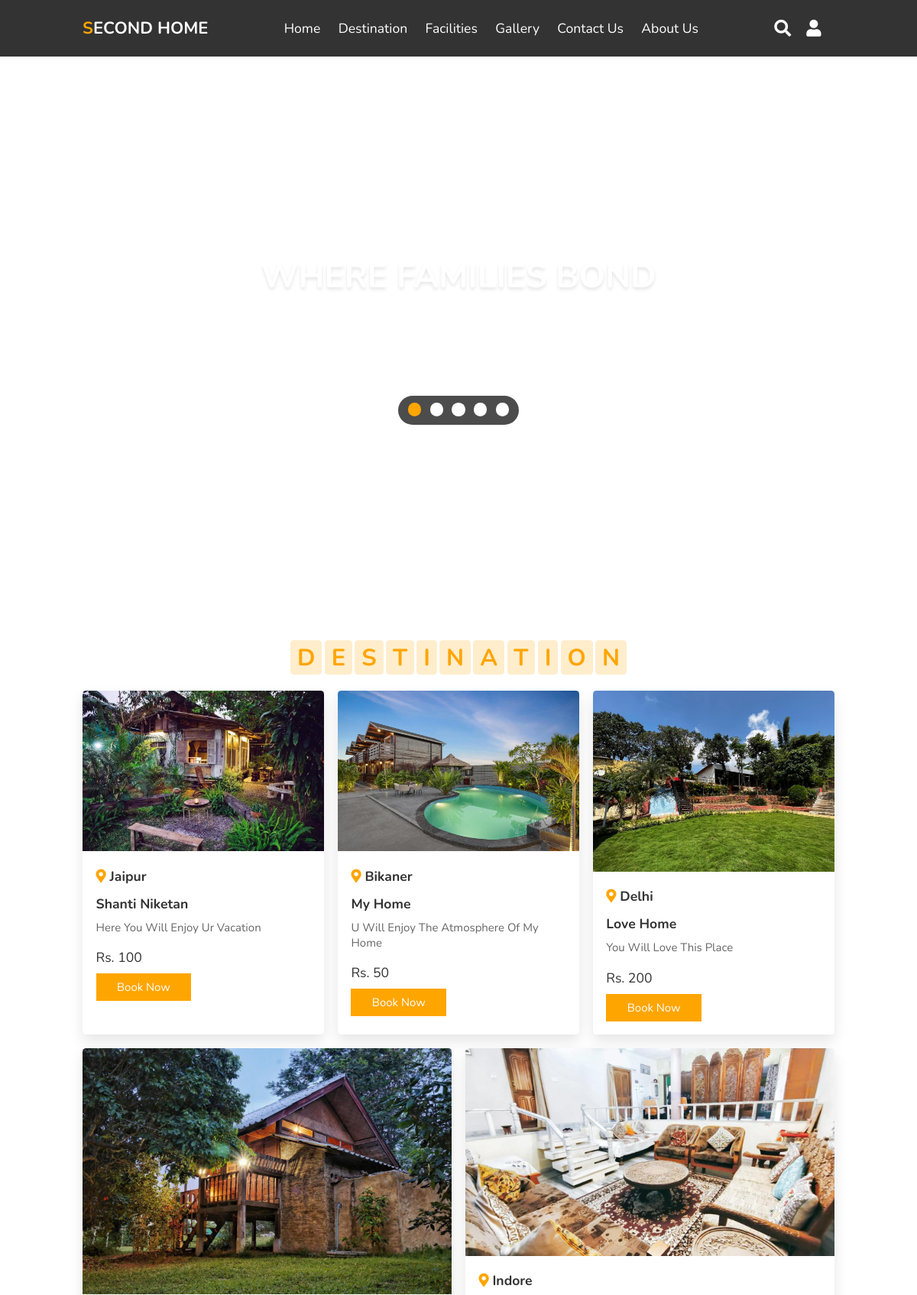
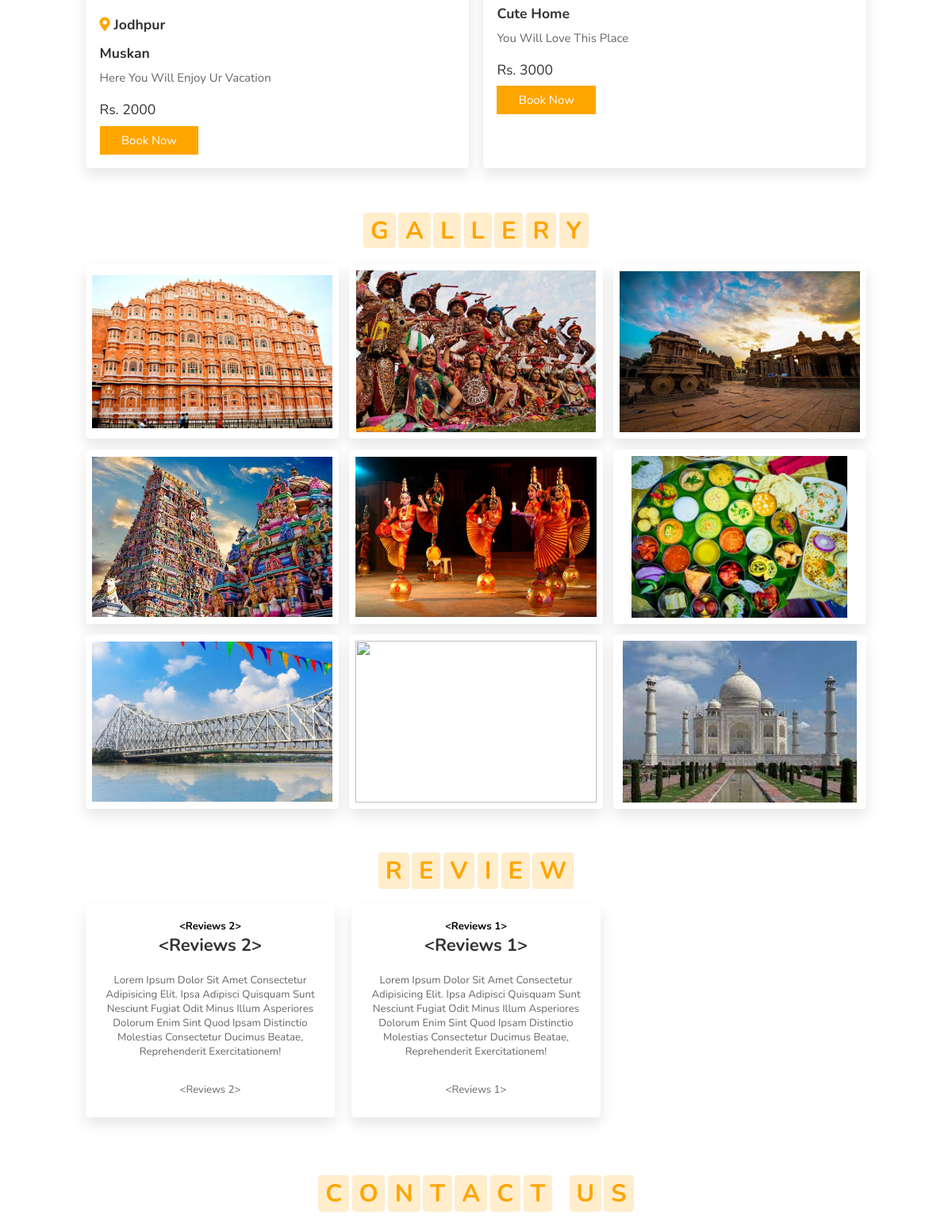
/Pet_Friendly (upper part), run on the app's committed database (2 pictures, top to bottom).
### models.py (models this page shows)
class Listroom(db.Model):
    id = db.Column(db.Integer, primary_key=True)
    email = db.Column(db.String(150))
    phone_no= db.Column(db.Integer)
    city = db.Column(db.String(150))
    host_name = db.Column(db.String(150))
    homestay_name = db.Column(db.String(150))
    address = db.Column(db.String(150))
    description= db.Column(db.String(150))
    no_of_room = db.Column(db.Integer)
    Parking = db.Column(db.Boolean)
    Internet = db.Column(db.Boolean)
    Running_Hot_water = db.Column(db.Boolean)
    Open_Seating_areas = db.Column(db.Boolean)
    Air_Condition = db.Column(db.Boolean)
    Pet_Friendly = db.Column(db.Boolean)
    Toiletries = db.Column(db.Boolean)
    Smoking_Allowed = db.Column(db.Boolean)
    Library = db.Column(db.Boolean)
    Bonfire = db.Column(db.Boolean)
    Barbecue = db.Column(db.Boolean)
    Pick_and_dropService = db.Column(db.Boolean)
    rent=db.Column(db.Integer)
    pic=db.Column(db.String(500))
    uid = db.Column("uid", db.Integer, db.ForeignKey('user.id'))
    review = db.relationship('Reviews', backref='room')
    booking = db.relationship('Booking', backref='room')

class Reviews(db.Model):
    id = db.Column(db.Integer, primary_key=True)
    review=db.Column(db.String(5000))
    room_id = db.Column(db.Integer, db.ForeignKey('listroom.id'))
    user_id = db.Column(db.Integer, db.ForeignKey('user.id'))

### main.py (the view)
@app.route('/Pet_Friendly')
def Pet_Friendly():
    fac=Listroom.query.filter_by(Pet_Friendly=True).all()
    rev=Reviews.query.all()
    return render_template('face.html',post=fac,login=0,ra=rev,user=current_user)

### templates/face.html (shortened to what this page needs)
<!DOCTYPE html>
<html lang="en">
{% include('header.html')%}
<body>
    {% include ('navbar.html') %}
    <section class="home" id="home">
        <div class="content">
            <h3>where families bond</h3>
            <p>Experience something new every moment</p>
        </div>
        <div class="controls">
            <span class="vid-btn active" data-src="/static/images/vid-1.mp4"></span>
            <span class="vid-btn" data-src="/static/images/vid-2.mp4"></span>
            <span class="vid-btn" data-src="/static/images/vid-3.mp4"></span>
            <span class="vid-btn" data-src="/static/images/vid-4.mp4"></span>
            <span class="vid-btn" data-src="/static/images/vid-5.mp4"></span>
        </div>
        <div class="video-container">
            <video src="/static/images/vid-1.mp4" id="video-slider" loop autoplay muted></video>
        </div>
    </section>
    <section class="destination" id="destination">
        <h1 class="heading">
            <span>d</span>
            <span>e</span>
            <span>s</span>
            <span>t</span>
            <span>i</span>
            <span>n</span>
            <span>a</span>
            <span>t</span>
            <span>i</span>
            <span>o</span>
            <span>n</span>
        </h1>
        <div class="box-container">
            {% for i in post %}
            <div class="box">
                <img src="{{i.pic}}" alt="">
                <div class="content">
                    <h3> <i class="fas fa-map-marker-alt"></i> {{i.city}} </h3> <br>
                    <h3>{{i.homestay_name}}</h3>
                    <p>
                        {{i.description}}
                    </p>
                    <div class="price"> Rs. {{i.rent}} </div>
                    <a href="{{i.id}}/profile" class="btn">book now</a>
                </div>
            </div>
            {% endfor %}
        </div>
    </section>
    <section class="gallery" id="gallery">
        <h1 class="heading">
            <span>g</span>
            <span>a</span>
            <span>l</span>
            <span>l</span>
            <span>e</span>
            <span>r</span>
            <span>y</span>
        </h1>
        <div class="box-container">
            <div class="box">
                <img src="/static/images/gg1.webp" alt="">
                <div class="content">
                </div>
            </div>
            <div class="box">
                <img src="/static/images/gg2.jpg" alt="">
                <div class="content">
                </div>
            </div>
            <div class="box">
                <img src="/static/images/gg3.jpg" alt="">
                <div class="content">
                </div>
            </div>
            <div class="box">
                <img src="/static/images/gg4.webp" alt="">
                <div class="content">
                </div>
            </div>
            <div class="box">
                <img src="/static/images/gg5.jpg" alt="">
                <div class="content">
                </div>
            </div>
            <div class="box">
                <img src="/static/images/gg6.jpg" alt="">
                <div class="content">
                </div>
            </div>
            <div class="box">
                <img src="/static/images/gg7.webp" alt="">
                <div class="content">
                </div>
            </div>
            <div class="box">
                <img src="/static/images/gg8.png" alt="">
                <div class="content">
                </div>
            </div>
            <div class="box">
                <img src="/static/images/gg9.jpg" alt="">
                <div class="content">
                </div>
            </div>
        </div>
    </section>
    <section class="review" id="review">
        <h1 class="heading">
            <span>r</span>
            <span>e</span>
            <span>v</span>
            <span>i</span>
            <span>e</span>
            <span>w</span>
        </h1>
        <div class="swiper-container review-slider">
            <div class="swiper-wrapper">
                {% for i in ra %}
                <div class="swiper-slide">
                    <div class="box">
                        <h1>{{i}}</h1>
                        <h3>{{i}}</h3>
                       <br>
                       <p>Lorem ipsum dolor sit amet consectetur adipisicing elit. Ipsa adipisci quisquam sunt nesciunt
                           fugiat odit minus illum asperiores dolorum enim sint quod ipsam distinctio molestias
                           consectetur ducimus beatae, reprehenderit exercitationem!</p> <br>
                           <p>{{i}}</p>
                    </div>
                </div>
                {% endfor %}
        </div>
    </section>
    <section class="contact" id="contact">
        <h1 class="heading">
            <span>c</span>
            <span>o</span>
            <span>n</span>
            <span>t</span>
            <span>a</span>
            <span>c</span>
            <span>t</span>
            <span class="space"></span>
            <span>u</span>
            <span>s</span>
        </h1>
    </section>
</body>
</html>

### static/style.css (style rules this page uses)
:root { --orange: #ffa500; }
* { font-family: 'Nunito', sans-serif; margin: 0; padding: 0; box-sizing: border-box; text-transform: capitalize; outline: none; border: none; text-decoration: none; transition: all .2s linear; }
html { font-size: 62.5%; overflow-x: hidden; scroll-padding-top: 6rem; scroll-behavior: smooth; }
section { padding: 2rem 9%; }
.heading { text-align: center; padding: 2.5rem 0; }
.heading span { font-size: 3.5rem; background: rgba(255, 165, 0, .2); color: var(--orange); border-radius: .5rem; padding: .2rem 1rem; }
.heading span.space { background: none; }
.btn { display: inline-block; margin-top: 1rem; background: var(--orange); color: #fff; padding: .8rem 3rem; border: .2rem solid var(--orange); cursor: pointer; font-size: 1.7rem; }
.home { min-height: 100vh; display: flex; align-items: center; justify-content: center; flex-flow: column; position: relative; z-index: 0; }
.home .content { text-align: center; }
.home .content h3 { font-size: 5rem; color: #fff; text-transform: uppercase; text-shadow: 0 .3rem .5rem rgba(0, 0, 0, .1); }
.home .content p { font-size: 2.5rem; color: #fff; padding: .5rem 0; }
.home .video-container video { position: absolute; top: 0; left: 0; z-index: -1; height: 100%; width: 100%; object-fit: cover; }
.home .controls { padding: 1rem; border-radius: 5rem; background: rgba(0, 0, 0, .7); position: relative; top: 10rem; }
.home .controls .vid-btn { height: 2rem; width: 2rem; display: inline-block; border-radius: 50%; background: #fff; cursor: pointer; margin: 0 .5rem; }
.home .controls .vid-btn.active { background: var(--orange); }
.destination .box-container { display: flex; flex-wrap: wrap; gap: 2rem; }
.destination .box-container .box { flex: 1 1 30rem; border-radius: .5rem; overflow: hidden; box-shadow: 0 1rem 2rem rgba(0, 0, 0, .1); }
.destination .box-container .box img { width: 100%; object-fit: cover; }
.destination .box-container .box .content { padding: 2rem; }
.destination .box-container .box .content h3 { font-size: 2rem; color: #333; }
.destination .box-container .box .content h3 i { color: var(--orange); }
.destination .box-container .box .content p { font-size: 1.7rem; color: #666; padding: 1rem 0; }
.destination .box-container .box .content .price { font-size: 2rem; color: #333; padding-top: 1rem; }
.gallery .box-container { display: flex; flex-wrap: wrap; gap: 1.5rem; }
.gallery .box-container .box { overflow: hidden; box-shadow: 0 1rem 2rem rgba(0, 0, 0, .1); border: 1rem solid #fff; border-radius: .5rem; flex: 1 1 30rem; height: 25rem; position: relative; }
.gallery .box-container .box img { height: 100%; width: 100%; object-fit: cover; }
.gallery .box-container .box .content { position: absolute; top: -100%; left: 0; height: 100%; width: 100%; text-align: center; background: rgba(0, 0, 0, .7); padding: 2rem; padding-top: 5rem; }
.review .review-slider { padding-bottom: 2rem; }
.review .box { padding: 2rem; text-align: center; box-shadow: 0 1rem 2rem rgba(0, 0, 0, .1); border-radius: .5rem; }
.review .box h3 { color: #333; font-size: 2.5rem; }
.review .box p { color: #666; font-size: 1.5rem; padding: 1rem 0; }
.gallery .box-container .box img { height: 100%; width: 100%; object-fit: contain; }
@media (max-width:1200px) { html { font-size: 55%; } }

### data on the page
Listroom: pic (picture), city "Jaipur", homestay_name "Shanti Niketan", description "Here You Will Enjoy Ur Vacation", rent "100"
Listroom: pic (picture), city "Bikaner", homestay_name "My Home", description "U Will Enjoy The Atmosphere Of My Home", rent "50"
Listroom: pic (picture), city "Delhi", homestay_name "Love Home", description "You Will Love This Place", rent "200"
Listroom: pic (picture), city "Jodhpur", homestay_name "Muskan", description "Here You Will Enjoy Ur Vacation", rent "2000"
Listroom: pic (picture), city "Indore", homestay_name "Cute Home", description "You Will Love This Place", rent "3000"
Reviews: i "<Reviews 1>"
Reviews: i "<Reviews 2>"
